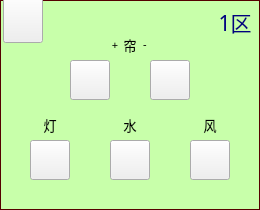
<?xml version="1.0" encoding="UTF-8"?>
<ui version="4.0">
 <class>MonitorArea</class>
 <widget class="QWidget" name="MonitorArea">
  <property name="geometry">
   <rect>
    <x>0</x>
    <y>0</y>
    <width>260</width>
    <height>210</height>
   </rect>
  </property>
  <property name="windowTitle">
   <string>Form</string>
  </property>
  <property name="styleSheet">
   <string notr="true">QPushButton#switch_lamp,QPushButton#switch_humi,QPushButton#switch_fan,QPushButton#switch_curtain_positive,QPushButton#switch_curtain_reverse
{
	border-image: url(:/images/switch_off.png);
}

/*{
	background-color: rgb(120, 120, 220);
	border-style: solid;
	border-radius: 25px;
	border-width: 2px;
	border-color:rgb(255, 255, 0);


}
*/
QWidget#page_monitor,QWidget#page_control
{
		
	background-color: rgb(200, 255, 170);
	border-color: rgb(85, 0, 0);
	border-width:1px;
	border-style:solid;

}

QPushButton#btn_aid,QPushButton#btn_aid_2
{
	font: 16pt &quot;微软雅黑&quot;;
	color: rgb(0, 0, 127);
	background-color: transparent;
	border-radius:10px;
}
QPushButton#btn_aid:pressed,QPushButton#btn_aid_2:pressed
{
	
	background-color: rgb(150, 255, 80);
}
</string>
  </property>
  <layout class="QHBoxLayout" name="horizontalLayout">
   <property name="spacing">
    <number>0</number>
   </property>
   <property name="leftMargin">
    <number>0</number>
   </property>
   <property name="topMargin">
    <number>0</number>
   </property>
   <property name="rightMargin">
    <number>0</number>
   </property>
   <property name="bottomMargin">
    <number>0</number>
   </property>
   <item>
    <widget class="QStackedWidget" name="stackedWidget">
     <property name="styleSheet">
      <string notr="true"/>
     </property>
     <property name="currentIndex">
      <number>1</number>
     </property>
     <widget class="QWidget" name="page_monitor">
      <widget class="QLabel" name="label_10">
       <property name="geometry">
        <rect>
         <x>10</x>
         <y>48</y>
         <width>100</width>
         <height>31</height>
        </rect>
       </property>
       <property name="font">
        <font>
         <family>微软雅黑 Light</family>
         <pointsize>10</pointsize>
        </font>
       </property>
       <property name="text">
        <string>空气湿度</string>
       </property>
      </widget>
      <widget class="QLabel" name="label_16">
       <property name="geometry">
        <rect>
         <x>10</x>
         <y>164</y>
         <width>100</width>
         <height>31</height>
        </rect>
       </property>
       <property name="font">
        <font>
         <family>微软雅黑 Light</family>
         <pointsize>10</pointsize>
        </font>
       </property>
       <property name="text">
        <string>CO2浓度</string>
       </property>
      </widget>
      <widget class="QLabel" name="label_14">
       <property name="geometry">
        <rect>
         <x>10</x>
         <y>90</y>
         <width>100</width>
         <height>31</height>
        </rect>
       </property>
       <property name="font">
        <font>
         <family>微软雅黑 Light</family>
         <pointsize>10</pointsize>
        </font>
       </property>
       <property name="text">
        <string>光照强度</string>
       </property>
      </widget>
      <widget class="QLabel" name="label_8">
       <property name="geometry">
        <rect>
         <x>10</x>
         <y>10</y>
         <width>100</width>
         <height>31</height>
        </rect>
       </property>
       <property name="font">
        <font>
         <family>微软雅黑 Light</family>
         <pointsize>10</pointsize>
        </font>
       </property>
       <property name="text">
        <string>空气温度</string>
       </property>
      </widget>
      <widget class="QPushButton" name="btn_to_control">
       <property name="geometry">
        <rect>
         <x>210</x>
         <y>150</y>
         <width>40</width>
         <height>50</height>
        </rect>
       </property>
       <property name="font">
        <font>
         <pointsize>32</pointsize>
        </font>
       </property>
       <property name="focusPolicy">
        <enum>Qt::NoFocus</enum>
       </property>
       <property name="toolTip">
        <string/>
       </property>
       <property name="styleSheet">
        <string notr="true">border-image: url(:/images/add.ico);</string>
       </property>
       <property name="text">
        <string/>
       </property>
      </widget>
      <widget class="QLabel" name="label_zids">
       <property name="geometry">
        <rect>
         <x>180</x>
         <y>79</y>
         <width>70</width>
         <height>81</height>
        </rect>
       </property>
       <property name="font">
        <font>
         <pointsize>8</pointsize>
        </font>
       </property>
       <property name="styleSheet">
        <string notr="true">color: rgb(0, 0, 127);</string>
       </property>
       <property name="text">
        <string>&lt;html&gt;&lt;head/&gt;&lt;body&gt;&lt;p align=&quot;justify&quot;&gt;&lt;br/&gt;&lt;/p&gt;&lt;/body&gt;&lt;/html&gt;</string>
       </property>
       <property name="alignment">
        <set>Qt::AlignCenter</set>
       </property>
      </widget>
      <widget class="QLabel" name="label_12">
       <property name="geometry">
        <rect>
         <x>10</x>
         <y>130</y>
         <width>100</width>
         <height>31</height>
        </rect>
       </property>
       <property name="font">
        <font>
         <family>微软雅黑 Light</family>
         <pointsize>10</pointsize>
        </font>
       </property>
       <property name="text">
        <string>土壤湿度</string>
       </property>
      </widget>
      <widget class="QLabel" name="label_temp">
       <property name="geometry">
        <rect>
         <x>100</x>
         <y>10</y>
         <width>80</width>
         <height>31</height>
        </rect>
       </property>
       <property name="font">
        <font>
         <family>微软雅黑 Light</family>
         <pointsize>10</pointsize>
        </font>
       </property>
       <property name="text">
        <string>-℃</string>
       </property>
      </widget>
      <widget class="QLabel" name="label_humi">
       <property name="geometry">
        <rect>
         <x>100</x>
         <y>48</y>
         <width>80</width>
         <height>31</height>
        </rect>
       </property>
       <property name="font">
        <font>
         <family>微软雅黑 Light</family>
         <pointsize>10</pointsize>
        </font>
       </property>
       <property name="text">
        <string>-%</string>
       </property>
      </widget>
      <widget class="QLabel" name="label_lux">
       <property name="geometry">
        <rect>
         <x>100</x>
         <y>90</y>
         <width>80</width>
         <height>31</height>
        </rect>
       </property>
       <property name="font">
        <font>
         <family>微软雅黑 Light</family>
         <pointsize>10</pointsize>
        </font>
       </property>
       <property name="text">
        <string>-lux</string>
       </property>
      </widget>
      <widget class="QLabel" name="label_co2">
       <property name="geometry">
        <rect>
         <x>100</x>
         <y>164</y>
         <width>80</width>
         <height>31</height>
        </rect>
       </property>
       <property name="font">
        <font>
         <family>微软雅黑 Light</family>
         <pointsize>10</pointsize>
        </font>
       </property>
       <property name="text">
        <string>-ppm</string>
       </property>
      </widget>
      <widget class="QLabel" name="label_humi_soil">
       <property name="geometry">
        <rect>
         <x>100</x>
         <y>130</y>
         <width>80</width>
         <height>31</height>
        </rect>
       </property>
       <property name="font">
        <font>
         <family>微软雅黑 Light</family>
         <pointsize>10</pointsize>
        </font>
       </property>
       <property name="text">
        <string>-%</string>
       </property>
      </widget>
      <widget class="QPushButton" name="btn_aid">
       <property name="geometry">
        <rect>
         <x>172</x>
         <y>2</y>
         <width>80</width>
         <height>40</height>
        </rect>
       </property>
       <property name="focusPolicy">
        <enum>Qt::NoFocus</enum>
       </property>
       <property name="text">
        <string>1区</string>
       </property>
      </widget>
     </widget>
     <widget class="QWidget" name="page_control">
      <widget class="QPushButton" name="switch_lamp">
       <property name="geometry">
        <rect>
         <x>30</x>
         <y>140</y>
         <width>40</width>
         <height>40</height>
        </rect>
       </property>
       <property name="focusPolicy">
        <enum>Qt::NoFocus</enum>
       </property>
       <property name="styleSheet">
        <string notr="true"/>
       </property>
       <property name="text">
        <string/>
       </property>
      </widget>
      <widget class="QPushButton" name="switch_humi">
       <property name="geometry">
        <rect>
         <x>110</x>
         <y>140</y>
         <width>40</width>
         <height>40</height>
        </rect>
       </property>
       <property name="focusPolicy">
        <enum>Qt::NoFocus</enum>
       </property>
       <property name="styleSheet">
        <string notr="true"/>
       </property>
       <property name="text">
        <string/>
       </property>
      </widget>
      <widget class="QPushButton" name="switch_curtain_positive">
       <property name="geometry">
        <rect>
         <x>70</x>
         <y>60</y>
         <width>40</width>
         <height>40</height>
        </rect>
       </property>
       <property name="focusPolicy">
        <enum>Qt::NoFocus</enum>
       </property>
       <property name="styleSheet">
        <string notr="true"/>
       </property>
       <property name="text">
        <string/>
       </property>
      </widget>
      <widget class="QPushButton" name="switch_fan">
       <property name="geometry">
        <rect>
         <x>190</x>
         <y>140</y>
         <width>40</width>
         <height>40</height>
        </rect>
       </property>
       <property name="focusPolicy">
        <enum>Qt::NoFocus</enum>
       </property>
       <property name="styleSheet">
        <string notr="true"/>
       </property>
       <property name="text">
        <string/>
       </property>
      </widget>
      <widget class="QLabel" name="label_2">
       <property name="geometry">
        <rect>
         <x>110</x>
         <y>30</y>
         <width>40</width>
         <height>30</height>
        </rect>
       </property>
       <property name="font">
        <font>
         <family>微软雅黑 Light</family>
         <pointsize>10</pointsize>
        </font>
       </property>
       <property name="text">
        <string>&lt;html&gt;&lt;head/&gt;&lt;body&gt;&lt;p align=&quot;center&quot;&gt;帘&lt;/p&gt;&lt;/body&gt;&lt;/html&gt;</string>
       </property>
      </widget>
      <widget class="QLabel" name="label_3">
       <property name="geometry">
        <rect>
         <x>30</x>
         <y>110</y>
         <width>40</width>
         <height>30</height>
        </rect>
       </property>
       <property name="font">
        <font>
         <family>微软雅黑 Light</family>
         <pointsize>10</pointsize>
        </font>
       </property>
       <property name="text">
        <string>&lt;html&gt;&lt;head/&gt;&lt;body&gt;&lt;p align=&quot;center&quot;&gt;灯&lt;/p&gt;&lt;/body&gt;&lt;/html&gt;</string>
       </property>
      </widget>
      <widget class="QLabel" name="label_4">
       <property name="geometry">
        <rect>
         <x>110</x>
         <y>110</y>
         <width>40</width>
         <height>30</height>
        </rect>
       </property>
       <property name="font">
        <font>
         <family>微软雅黑 Light</family>
         <pointsize>10</pointsize>
        </font>
       </property>
       <property name="text">
        <string>&lt;html&gt;&lt;head/&gt;&lt;body&gt;&lt;p align=&quot;center&quot;&gt;水&lt;/p&gt;&lt;/body&gt;&lt;/html&gt;</string>
       </property>
      </widget>
      <widget class="QLabel" name="label_5">
       <property name="geometry">
        <rect>
         <x>190</x>
         <y>110</y>
         <width>40</width>
         <height>30</height>
        </rect>
       </property>
       <property name="font">
        <font>
         <family>微软雅黑 Light</family>
         <pointsize>10</pointsize>
        </font>
       </property>
       <property name="text">
        <string>&lt;html&gt;&lt;head/&gt;&lt;body&gt;&lt;p align=&quot;center&quot;&gt;风&lt;/p&gt;&lt;/body&gt;&lt;/html&gt;</string>
       </property>
      </widget>
      <widget class="QPushButton" name="btn_aid_2">
       <property name="geometry">
        <rect>
         <x>210</x>
         <y>2</y>
         <width>50</width>
         <height>40</height>
        </rect>
       </property>
       <property name="font">
        <font>
         <family>微软雅黑</family>
         <pointsize>16</pointsize>
         <weight>50</weight>
         <italic>false</italic>
         <bold>false</bold>
        </font>
       </property>
       <property name="focusPolicy">
        <enum>Qt::NoFocus</enum>
       </property>
       <property name="text">
        <string>1区</string>
       </property>
       <property name="flat">
        <bool>true</bool>
       </property>
      </widget>
      <widget class="QPushButton" name="btn_to_monitor">
       <property name="geometry">
        <rect>
         <x>3</x>
         <y>-7</y>
         <width>40</width>
         <height>50</height>
        </rect>
       </property>
       <property name="font">
        <font>
         <pointsize>32</pointsize>
        </font>
       </property>
       <property name="focusPolicy">
        <enum>Qt::NoFocus</enum>
       </property>
       <property name="toolTip">
        <string>设置节点</string>
       </property>
       <property name="styleSheet">
        <string notr="true">border-image: url(:/images/add.ico);</string>
       </property>
       <property name="text">
        <string/>
       </property>
      </widget>
      <widget class="QPushButton" name="switch_curtain_reverse">
       <property name="geometry">
        <rect>
         <x>150</x>
         <y>60</y>
         <width>40</width>
         <height>40</height>
        </rect>
       </property>
       <property name="focusPolicy">
        <enum>Qt::NoFocus</enum>
       </property>
       <property name="styleSheet">
        <string notr="true"/>
       </property>
       <property name="text">
        <string/>
       </property>
      </widget>
      <widget class="QLabel" name="label_6">
       <property name="geometry">
        <rect>
         <x>100</x>
         <y>35</y>
         <width>30</width>
         <height>20</height>
        </rect>
       </property>
       <property name="font">
        <font>
         <family>微软雅黑 Light</family>
         <pointsize>8</pointsize>
        </font>
       </property>
       <property name="text">
        <string>+</string>
       </property>
       <property name="alignment">
        <set>Qt::AlignCenter</set>
       </property>
      </widget>
      <widget class="QLabel" name="label_7">
       <property name="geometry">
        <rect>
         <x>130</x>
         <y>34</y>
         <width>30</width>
         <height>20</height>
        </rect>
       </property>
       <property name="font">
        <font>
         <family>微软雅黑 Light</family>
         <pointsize>8</pointsize>
        </font>
       </property>
       <property name="text">
        <string>-</string>
       </property>
       <property name="alignment">
        <set>Qt::AlignCenter</set>
       </property>
      </widget>
     </widget>
    </widget>
   </item>
  </layout>
 </widget>
 <resources/>
 <connections/>
</ui>
